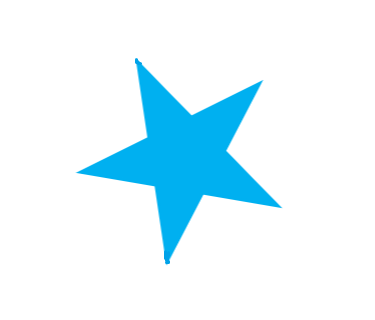
#> input picture ch4-1/star.png, 375 x 320 px
$ python 4-5contourfeature.py
#> lines starting #> are read from the running program, lines starting #| are printed output that depends on the picture; after the words box and inside, x2 and y2 are one past the last pixel; in counts of white or black regions, pixels touching at a corner belong together; long printed decimals are rounded
import cv2
import sys
import numpy as np

img=cv2.imread('star.png')
#> img is the input picture: shape (320, 375, 3); mean B, G, R 253.3, 246, 226
# img = cv2.imread('horse.png')
if img is None:
    sys.exit('파일을 찾을 수 없습니다.')

h,w = img.shape[:2]
#> h = 320; w = 375
gray=cv2.cvtColor(img,cv2.COLOR_BGR2GRAY)
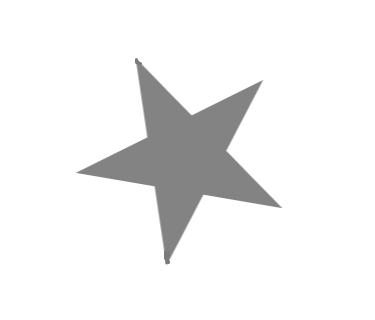
#> gray: shape (320, 375); min 121, max 255, mean 240.9
canny=cv2.Canny(gray,100,200)
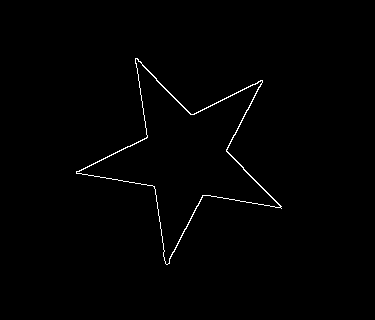
#> canny: shape (320, 375); 0.8% white in thin lines or dots, all inside (x1, y1, x2, y2) = (76, 58, 282, 265)
cv2.imshow('contours-canny',canny)

contours,hierarchy=cv2.findContours(canny,cv2.RETR_EXTERNAL,cv2.CHAIN_APPROX_NONE)
#> contours = 1 contour; box (x1, y1, x2, y2) and area: (76, 58, 282, 265) 13784

contour=contours[0]
#> contour = contour of 713 points, box (x1, y1, x2, y2) (76, 58, 282, 265), area 13784
cv2.drawContours(img,contour,-1,(255,0,255),2)
cv2.imshow('contours',img)

perimeter = cv2.arcLength(contour, closed=True)
#> perimeter = 838.5
print('perimeter=', perimeter)
#| perimeter= 838.507

area = cv2.contourArea(contour)
#> area = 13784.5
print('area=', area)
#| area= 13784.5

x, y, width, height = cv2.boundingRect(contour)
#> x = 76; y = 58; width = 206; height = 207
# cv2.rectangle(img, (x, y), (x + width, y + height), (0, 0, 255), 2) # 빨간 사각형

rect = cv2.minAreaRect(contour) # (중심, (가로,세로), 기울기)
#> rect = ((182.6, 166.5), (197.9, 208.3), -80.02)
box = cv2.boxPoints(rect)   # 4개의 꼭지점 좌표
#> box = [[268, 281.9], [62.83, 245.8], [97.12, 50.98], [302.3, 87.09]]
box = np.int32(box)     # 정수 좌표
#> box = [[267, 281], [62, 245], [97, 50], [302, 87]]
# cv2.drawContours(img, [box], 0, (0, 255, 0), 2) # 초록 사각형

(x, y), radius = cv2.minEnclosingCircle(contour)
#> x = 184.4; y = 156; radius = 109.7
# cv2.circle(img, (int(x), int(y)), int(radius), (255, 0, 0), 2)  # 파란 원

poly10 = cv2.approxPolyDP(contour, epsilon=10, closed=True)     # 10개의 점으로 윤곽선 연결
#> poly10 = contour of 10 points, box (x1, y1, x2, y2) (76, 58, 282, 265), area 13741
poly20 = cv2.approxPolyDP(contour, epsilon=20, closed=True)
#> poly20 has the same summary as poly10
poly50 = cv2.approxPolyDP(contour, epsilon=50, closed=True)     # epsilon 값을 키우면 다각형이 실질적인 윤곽선과 멀어짐
#> poly50 = [[135, 58], [76, 173], [166, 264], [281, 208], [262, 80]]
# 2 : epsilon. 다각형의 직선과의 허용 거리. 값이 크면 저장되는 좌표점의 개수가 작아짐
# 3 : closed?(닫힌 다각형?)
# cv2.drawContours(img, [poly10], 0, (0, 0, 255), 2)  # 빨간 다각형
# cv2.drawContours(img, [poly20], 0, (0, 255, 0), 2)  # 초록 다각형
# cv2.drawContours(img, [poly50], 0, (255, 0, 0), 2)  # 파란 다각형

print(poly10.shape)
#| (10, 1, 2)
print(poly20.shape)
#| (10, 1, 2)
print(poly50.shape)
#| (5, 1, 2)

# for y in range(h):
#    for x in range(w):
#        if cv2.pointPolygonTest(contour, (x, y), False) > 0:     # 객체 내부를 마젠타 색칠
#            img[y, x] = (255, 200, 255)

hull = cv2.convexHull(contour,returnPoints=True)    # 볼록 다각형
#> hull = contour of 10 points, box (x1, y1, x2, y2) (76, 58, 282, 265), area 28620
cv2.drawContours(img, [hull], 0, (100, 100, 100), 4)
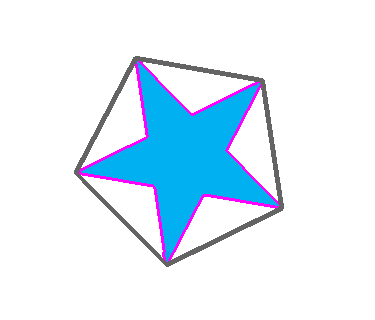
#> img: shape (320, 375, 3); mean B, G, R 249.4, 238.4, 224
#print(hull.shape)

hull2 = cv2.convexHull(contour, returnPoints=False)
#> hull2 = [711, 583, 457, 455, 307, 306, 305, 151, 149, 0]
defects = cv2.convexityDefects(contour, hull2)
#> defects = [[0, 149, 78, 11965], [151, 305, 229, 11678], [307, 455, 377, 11791], [455, 457, 456, 256], [457, 583, 513, 11785], [583, 711, 654, 11723]]
print(defects)
#| [[[    0   149    78 11965]]
#|  [[  151   305   229 11678]]
#|  [[  307   455   377 11791]]
#|  [[  455   457   456   256]]
#|  [[  457   583   513 11785]]
#|  [[  583   711   654 11723]]]
for i in range(defects.shape[0]):
    s, e, f, d = defects[i, 0]
    #print(i,' : ', s,e,f,d)
    cv2.circle(img, tuple(contour[s][0]), 5, [128, 0, 255], -1)
    cv2.circle(img, tuple(contour[e][0]), 5, [255, 0, 128], -1)
    cv2.circle(img, tuple(contour[f][0]), 5, [128, 255, 0], -1)
#> this loop made 6 passes
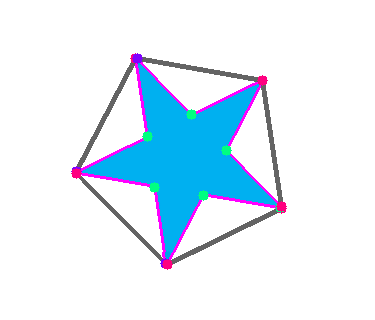
#> img: shape (320, 375, 3); 0.75% of pixels changed, all inside (x1, y1, x2, y2) = (71, 53, 287, 270)

cv2.imshow('contours',img)

cv2.waitKey()
cv2.destroyAllWindows()
